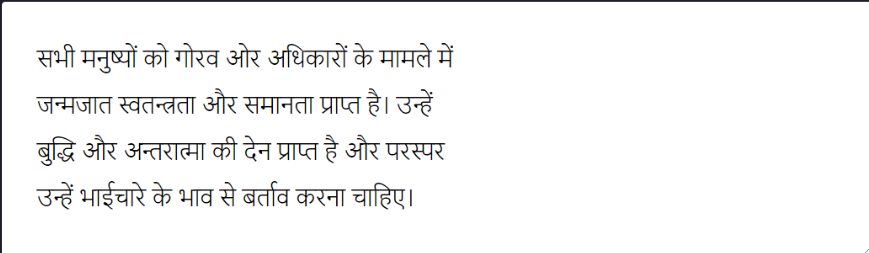
#> input picture Screenshot 2025-04-13 170010.png, 869 x 253 px, found by its file name
$ jupyter execute --allow-errors Untitled6.ipynb   (shell and % lines are left out)
#> lines starting #> are read from the running program, lines starting #| are printed output that depends on the picture
<a href="https://colab.research.google.com/github/Rashika-Prajapati/Hindi_Image_To_Text/blob/master/Untitled6.ipynb" target="_parent"></a>

[cell 1]
#Image preprocess
from PIL import Image, ImageFilter
import pytesseract

def preprocess_image(image_path):
    image = Image.open(image_path)
#> image is the input picture: PIL image 869x253 RGBA; mean R, G, B, A 245, 245, 245.1, 255
    # Convert to grayscale
    image = image.convert('L')
#> image: PIL image 869x253 L
    image = image.filter(ImageFilter.MedianFilter(size=3))
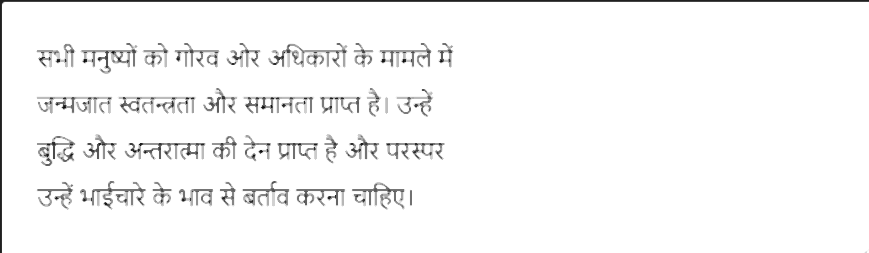
#> image: PIL image 869x253 L; min 6, max 255, mean 246.8
    print(image)
#| <PIL.Image.Image image mode=L size=869x253 at 0x7F79C3DD1B50>
    return image
